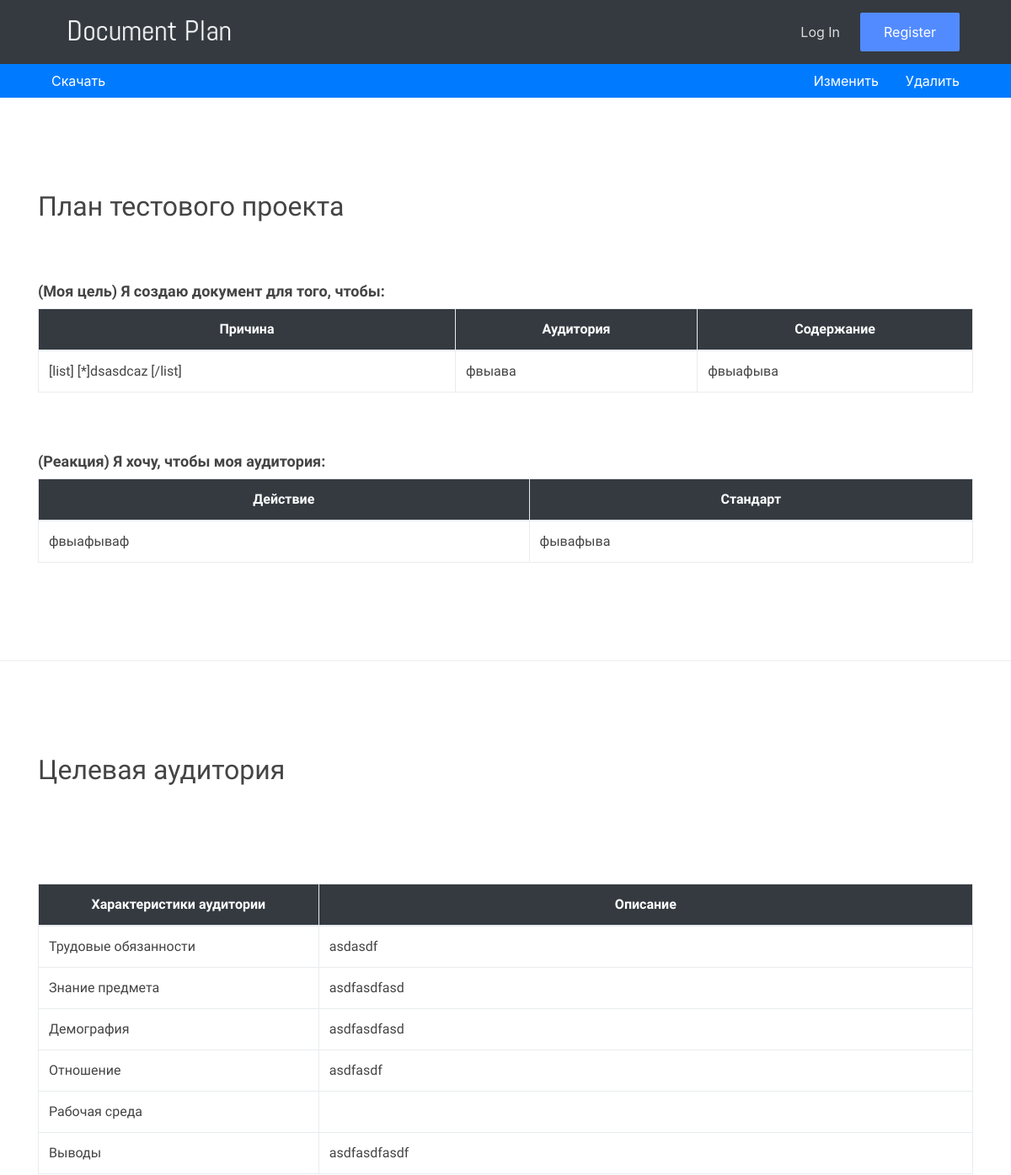
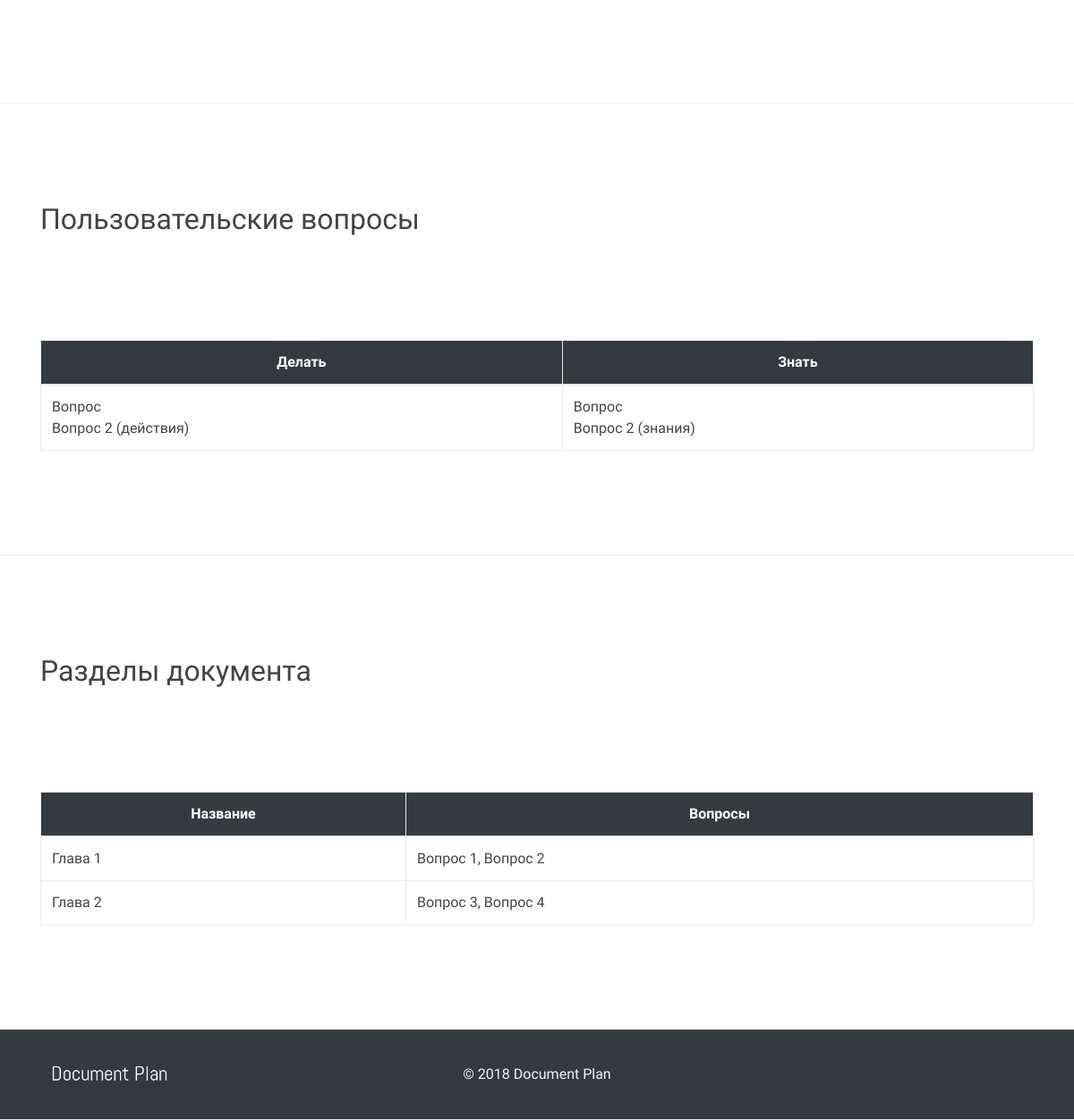
Screenshot of /docplan/1/view/ with the database file from the repository (2 pictures, top to bottom).
### doc_plan/models.py (models this page shows, shortened)
class Project(models.Model):
    name = models.CharField(max_length=200, verbose_name=_("название проекта"))
    aim_action = models.TextField(blank=True, verbose_name=_("действие"))
    aim_auditory = models.TextField(blank=True, verbose_name=_("аудитория"))
    aim_content = models.TextField(blank=True, verbose_name=_("содержание"))
    reaction_action = models.TextField(blank=True, verbose_name=_("реакция"))
    reaction_standart = models.TextField(blank=True, verbose_name=_("стандарт"))
    auditory_duty = models.TextField(blank=True, verbose_name=_("обязанности"))
    auditory_knowledge = models.TextField(blank=True, verbose_name=_("знания"))
    auditory_demography = models.TextField(blank=True, verbose_name=_("демография"))
    auditory_relations = models.TextField(blank=True, verbose_name=_("отношения"))
    auditory_environment = models.TextField(blank=True, verbose_name=_("окружение"))
    auditory_resume = models.TextField(blank=True, verbose_name=_("выводы"))
    question_actions = models.TextField(blank=True, verbose_name=_("процедуры"))
    question_knowledges = models.TextField(blank=True, verbose_name=_("знания"))
    chapters = models.ManyToManyField("Chapter", blank=True, verbose_name=_("разделы"))
    created_at = models.DateField(auto_now_add=True)
    created_by = models.ForeignKey(User, on_delete=models.CASCADE)
    class Meta:
        verbose_name = _("проект")
        verbose_name_plural = _("проекты")
        ordering = ["-created_at"]

class Chapter(models.Model):
    name = models.CharField(max_length=200, verbose_name=_("название"))
    questions = models.TextField(blank=True, verbose_name=_("вопросы"))
    class Meta:
        verbose_name = _("раздел")
        verbose_name_plural = _("разделы")

### doc_plan/views.py (the view)
# urls.py: path('<int:plan_id>/view/', views.PlanView.as_view()),
class PlanView(TemplateView):
	template_name = 'plan/plan_view.html'
	def get_context_data(self, **kwargs):
		context = super(PlanView, self).get_context_data(**kwargs)
		context = add_plan_data(self.request, context= context, plan_id= context['plan_id'])
		return context

### doc_plan/utils.py (called while the page is built)
def add_plan_data(request, context= {}, plan_id= None):
	if not plan_id:
		return context
	user = request.user
	try:
		plan = Project.objects.get(id = plan_id)
		plan_dict = model_to_dict(plan)
		context['plan'] = {}
		for key in plan_dict:
			context['plan'][key] = plan_dict[key]
		context['chapters'] = []
		for chapter in plan.chapters.all():
			cur_chapter_dict = {}
			cur_chapter = model_to_dict(chapter)
			for key in cur_chapter:
				cur_chapter_dict[key] = cur_chapter[key]
			context['chapters'].append(cur_chapter_dict)
	except Project.DoesNotExist:
		print ("Плана с id %s не существует" % plan_id)
		raise Http404
	return context

### doc_plan/templates/plan/plan_view.html
{% extends "base.html" %}
{% load static %}
{% load i18n %}
{% block content %}
{% include 'plan/actions_block_view.html' %}
{% include 'plan/plan_data.html' %}
{% include 'plan/chapters_data.html' %}
{% endblock %}

### doc_plan/templates/plan/plan_data.html
{% load static %}
{% load i18n %}
{% load bbcode_tags %}
 <section class="fdb-block">
    <div class="container">
     <div class="row">
        <div class="col text-left">
          {% if edit %}
          <h2>{% trans 'Название:' %}</h2>
            {{plan.name}}
          {% else %}
            <h2>{{plan.name}}</h2>
          {% endif %}
        </div>
      </div>
      <div class="row-50"></div>
      <div class="row">
        <div class="col text-left">
          <h3><strong>{% trans '(Моя цель) Я создаю документ для того, чтобы:' %}</strong></h3>
          <table class="table table-bordered">
            <thead>
              <tr>
                <th>{% trans 'Причина' %}</th>
                <th>{% trans 'Аудитория' %}</th>
                <th>{% trans 'Содержание' %}</th>
              </tr>
            </thead>
            <tbody>
            {% if edit %}
              <tr>
                <td>{{plan.aim_action}}</td>
                <td>{{plan.aim_auditory}}</td>
                <td>{{plan.aim_content}}</td>
              </tr>
            {% else %}
              <tr>
                <td>{{plan.aim_action|bbcode|safe}}</td>
                <td>{{plan.aim_auditory|bbcode|safe}}</td>
                <td>{{plan.aim_content|bbcode|safe}}</td>
              </tr>
            {% endif %}
            </tbody>
          </table>
        </div>
      </div>
      <div class="row-50"></div>
      <div class="row">
        <div class="col text-left">
          <h3><strong>{% trans '(Реакция) Я хочу, чтобы моя аудитория:' %}</strong></h3>
          <table class="table table-bordered">
            <thead>
              <tr>
                <th>{% trans 'Действие' %}</th>
                <th>{% trans 'Стандарт' %}</th>
              </tr>
            </thead>
            <tbody>
              {% if edit %}
              <tr>
                <td>{{plan.reaction_action}}</td>
                <td>{{plan.reaction_standart}}</td>
              </tr>
              {% else %}
              <tr>
                <td>{{plan.reaction_action|bbcode|safe}}</td>
                <td>{{plan.reaction_standart|bbcode|safe}}</td>
              </tr>
            {% endif %}
            </tbody>
          </table>
        </div>
      </div>
    </div>
  </section>
  <section class="fdb-block">
    <div class="container">
      <div class="row">
        <div class="col text-left">
          <h2>{% trans 'Целевая аудитория' %}</h2>
        </div>
      </div>
      <div class="row-100"></div>
      <div class="row text-left">
        <div class="col-sm-12">
          <table class="table table-bordered">
            <thead>
              <tr>
                <th style="width:30%">{% trans 'Характеристики аудитории' %}</th>
                <th style="width:70%">{% trans 'Описание' %}</th>
              </tr>
            </thead>
            <tbody>
              <tr>
                <td>{% trans 'Трудовые обязанности' %}</td>
                {% if edit %}
                 <td>{{plan.auditory_duty}}</td>
                {% else %}
                <td>{{plan.auditory_duty|bbcode|safe}}</td>
                {% endif %}
              </tr>
              <tr>
                <td>{% trans 'Знание предмета' %}</td>
                {% if edit %}
                 <td>{{plan.auditory_knowledge}}</td>
                {% else %}
                <td>{{plan.auditory_knowledge|bbcode|safe}}</td>
                {% endif %}
              </tr>
              <tr>
                <td>{% trans 'Демография' %}</td>
                {% if edit %}
                 <td>{{plan.auditory_demography}}</td>
                {% else %}
                <td>{{plan.auditory_demography|bbcode|safe}}</td>
                {% endif %}
               </tr>
              <tr>
                <td>{% trans 'Отношение' %}</td>
                {% if edit %}
                 <td>{{plan.auditory_relations}}</td>
                {% else %}
                <td>{{plan.auditory_relations|bbcode|safe}}</td>
                {% endif %}
               </tr>
              <tr>
                <td>{% trans 'Рабочая среда' %}</td>
                {% if edit %}
                 <td>{{plan.auditory_environment}}</td>
                {% else %}
                <td>{{plan.auditory_environment|bbcode|safe}}</td>
                {% endif %}
                </tr>
              <tr>
                <td>{% trans 'Выводы' %}</td>
                {% if edit %}
                 <td>{{plan.auditory_resume}}</td>
                {% else %}
                <td>{{plan.auditory_resume|bbcode|safe}}</td>
                {% endif %}
               </tr>
            </tbody>
          </table>
        </div>
      </div>
    </div>
  </section>
  <section class="fdb-block">
    <div class="container">
      <div class="row">
        <div class="col text-left">
          <h2>{% trans 'Пользовательские вопросы' %}</h2>
        </div>
      </div>
      <div class="row-100"></div>
      <div class="row text-left">
        <div class="col-sm-12">
          <table class="table table-bordered">
            <thead>
              <tr>
                <th>{% trans 'Делать' %}</th>
                <th>{% trans 'Знать' %}</th>
              </tr>
            </thead>
            <tbody>
              <tr>
                {% if edit %}
                <td>{{plan.question_actions}}</td>
                <td>{{plan.question_knowledges}}</td>
                {% else %}
                <td>{{plan.question_actions|bbcode|safe}}</td>
                <td>{{plan.question_knowledges|bbcode|safe}}</td>
                {% endif %}
              </tr>
            </tbody>
          </table>
        </div>
      </div>
    </div>
  </section>

### doc_plan/templates/plan/chapters_data.html (shortened to what this page needs)
{% load i18n %}
  <section class="fdb-block">
    <div class="container">
      <div class="row">
        <div class="col text-left">
          <h2>{% trans 'Разделы документа' %}</h2>
        </div>
      </div>
      <div class="row-100"></div>
      {% if edit %}
      <div class="row table-management-panel">
        <div class="col-sm-12">
          <button id="add_row_btn" class="btn">{% trans 'добавить'|capfirst %}</button>
          <a class="btn btn-danger" style="display:none" href="#">{% trans 'удалить'|capfirst %}</a>
        </div>
      </div>
      <div class="row text-left">
        <div class="col-sm-12">
            <table id="chapters_table" class="table table-bordered">
            <thead>
              <tr>
                <th></th>
                <th>{% trans 'Название' %}</th>
                <th>{% trans 'Вопросы' %}</th>
                <th></th>
              </tr>
            </thead>
            <tbody>
              {% for chapter in chapters %}
              <tr>
                <td>
                  <div class="d-flex justify-content-center align-items-center">
                    <input type="checkbox" id="exampleCheck1">
                  </div>
                </td>
                <td><div id="chapter_name_{{ forloop.counter }}" class="inline_editing" contenteditable="true">{{chapter.name}}</div></td>
                <td><div id="chapter_questions_{{ forloop.counter }}" class="inline_editing" contenteditable="true">{{chapter.questions|safe}}</div></td>
                <td>
                  <div class="d-flex justify-content-center align-items-center">
                    <a class="btn" href="#">{% trans 'поднять вверх'|capfirst %}</a>
                  </div>
                </td>
              </tr>
              {% endfor %}
            </tbody>
          </table>
          {% else %}
          <table id="chapters_table" class="table table-bordered">
            <thead>
              <tr>
                <th>{% trans 'Название' %}</th>
                <th>{% trans 'Вопросы' %}</th>
              </tr>
            </thead>
            <tbody>
              {% for chapter in chapters %}
              <tr>
                <td>{{chapter.name}}</td>
                <td>{{chapter.questions|safe}}</td>
              </tr>
              {% endfor %}
            </tbody>
          </table>
        </div>
      </div>
  {% endif %}

### doc_plan/static/css/froala_blocks.css (style rules this page uses)
.fdb-block { font-family: 'Roboto', sans-serif; font-size: 16px; line-height: 1.5; -webkit-font-smoothing: antialiased; -moz-osx-font-smoothing: grayscale; text-rendering: optimizelegibility; padding: 100px 0; color: #444444; position: relative; background-size: cover; background-position: center; overflow: hidden; background-color: #FFFFFF; }
.fdb-block h2, .fdb-block .text-h2 { font-size: 2rem; margin-bottom: .5em; margin-top: .3em; font-weight: 400; }
.fdb-block h3, .fdb-block .text-h3 { font-size: 1.125rem; margin-bottom: .5em; margin-top: .3em; font-weight: 400; }
.fdb-block .row-100 { height: 100px; width: 100%; }
.fdb-block .row-50 { height: 50px; width: 100%; }

### doc_plan/static/css/docplan.css (style rules this page uses)
html { position: relative; min-height: 100%; }
body { margin-bottom: 101px; }
th { background-color: #343A40; color: white; text-align: center; }

### document_plan/templates/base.html (style rules this page uses)
.fdb-block { border-bottom: solid 1px #EEE; }

### rows the page displays
Project: name "План тестового проекта", aim_action|bbcode "[list] [*]dsasdcaz [/list]", aim_auditory|bbcode "фвыава", aim_content|bbcode "фвыафыва", reaction_action|bbcode "фвыафываф", reaction_standart|bbcode "фывафыва", auditory_duty|bbcode "asdasdf", auditory_knowledge|bbcode "asdfasdfasd", auditory_demography|bbcode "asdfasdfasd", auditory_relations|bbcode "asdfasdf", auditory_resume|bbcode "asdfasdfasdf", question_actions|bbcode "Вопрос Вопрос 2 (действия)", question_knowledges|bbcode "Вопрос Вопрос 2 (знания)"
Chapter: name "Глава 1", questions "Вопрос 1, Вопрос 2"
Chapter: name "Глава 2", questions "Вопрос 3, Вопрос 4"
